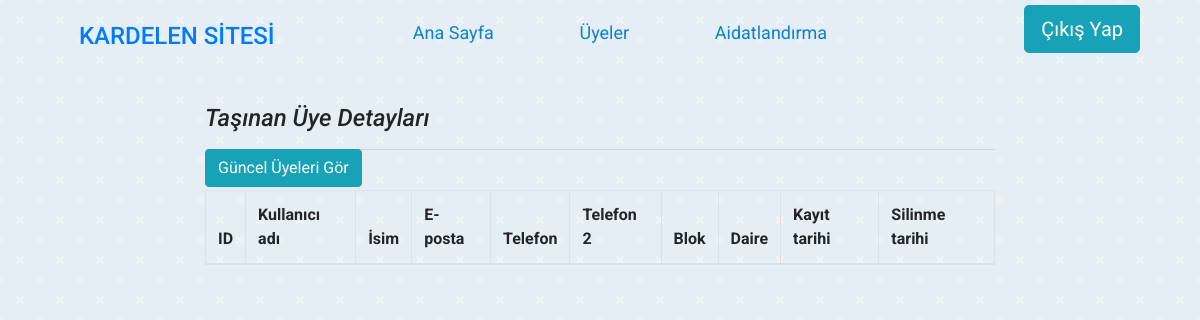
The page /oldusers.php on the database as committed earlier.
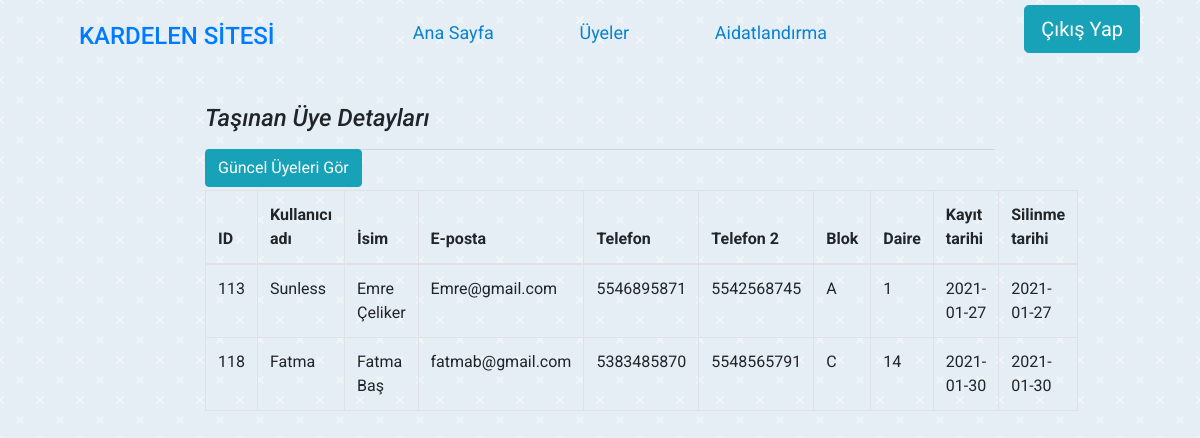
The same page on the database as committed later.
### tables this page shows
CREATE TABLE `users` (
  `id` int(11) NOT NULL,
  `user_name` varchar(255) NOT NULL,
  `password` varchar(255) NOT NULL,
  `name` varchar(255) NOT NULL,
  `email` varchar(55) NOT NULL,
  `phonenum` varchar(11) NOT NULL,
  `phonenum1` varchar(11) NOT NULL,
  `block` varchar(255) NOT NULL,
  `flat` int(2) NOT NULL,
  `regdate` date DEFAULT NULL,
  `exitdate` date DEFAULT NULL
);

### oldusers.php (the view, shortened to what this page needs)
<?php include "db_conn.php";
?>
<!DOCTYPE html>
<html lang="en" dir="ltr">
  <head>
    <link rel="stylesheet" href="https://cdn.jsdelivr.net/npm/bootstrap@4.5.3/dist/css/bootstrap.min.css">
    <link rel="stylesheet" href="./css/style.css">
    <link rel="stylesheet" href="https://cdnjs.cloudflare.com/ajax/libs/font-awesome/4.7.0/css/font-awesome.min.css">
  </head>
  <body>
    <header>
      <div class="logo-container">
        <a href="admin-panel.php" style="text-decoration:none;font-weight: 400;margin:7% 7%;">
          <h4>KARDELEN SİTESİ</h4>
        </a>
      </div>
      <nav>
        <ul class="nav-links">
          <li><a class="nav-link" href="admin-panel.php">Ana Sayfa</a></li>
          <li><a class="nav-link" href="users.php">Üyeler</a></li>
          <li><a class="nav-link" href="billing.php">Aidatlandırma</a></li>
        </ul>
      </nav>
      <div class="cart"  style="margin-top:1%;">
        <ul class="nav-links">
          <li>
            <p>
              <a href="logout.php" class="btn btn-info btn-lg">
                <span class="glyphicon glyphicon-log-out"></span> Çıkış Yap
              </a>
            </p>
          </li>
        </ul>
      </div>
    </header> <br>
    <div class="row">
      <div class="col-sm-2">
      </div>
      <div class="col-sm-8">
        <div class="content-panel">
    <table class="table table-bordered table-condensed table-hover">
      <h4><i>Taşınan Üye Detayları</i></h4>
      <form class=""action="users.php" method="post">
        <button style="float:left; margin-top:1%;" class="btn btn-info btn-xs editbtn">Güncel Üyeleri Gör</button>
      </form>
      <hr><br>
        <thead>
        <tr>
            <th>ID</th>
            <th>Kullanıcı adı</th>
            <th>İsim</th>
            <th>E-posta</th>
            <th>Telefon</th>
            <th>Telefon 2</th>
            <th>Blok</th>
            <th>Daire</th>
            <th>Kayıt tarihi</th>
            <th>Silinme tarihi</th>
        </tr>
        </thead>
        <tbody>
        <?php $ret=mysqli_query($conn,"select * from users WHERE exitdate IS NOT NULL");
$cnt=1;
while($row=mysqli_fetch_array($ret))
{?>
        <tr>
            <td><?php echo $row['id'] ?></td>
            <td><?php echo $row['user_name'];?></td>
            <td><?php echo $row['name'];?></td>
            <td><?php echo $row['email'];?></td>
            <td><?php echo $row['phonenum'];?></td>
            <td><?php echo $row['phonenum1'];?></td>
            <td><?php echo $row['block'];?></td>
            <td><?php echo $row['flat'];?></td>
            <td><?php echo $row['regdate'];?></td>
            <td><?php echo $row['exitdate'];?></td>
        </tr>
        <?php $cnt=$cnt+1; }?>
        </tbody>
    </table>
</div>
      </div>
    </body>
      </html>

Rows that differ between the two databases and show on the page:
added users: id "113", user_name "Sunless", name "Emre Çeliker", email "Emre@gmail.com", phonenum "5546895871", phonenum1 "5542568745", block "A", flat "1", regdate "2021-01-27", exitdate "2021-01-27"
added users: id "118", user_name "Fatma", name "Fatma Baş", email "fatmab@gmail.com", phonenum "5383485870", phonenum1 "5548565791", block "C", flat "14", regdate "2021-01-30", exitdate "2021-01-30"
